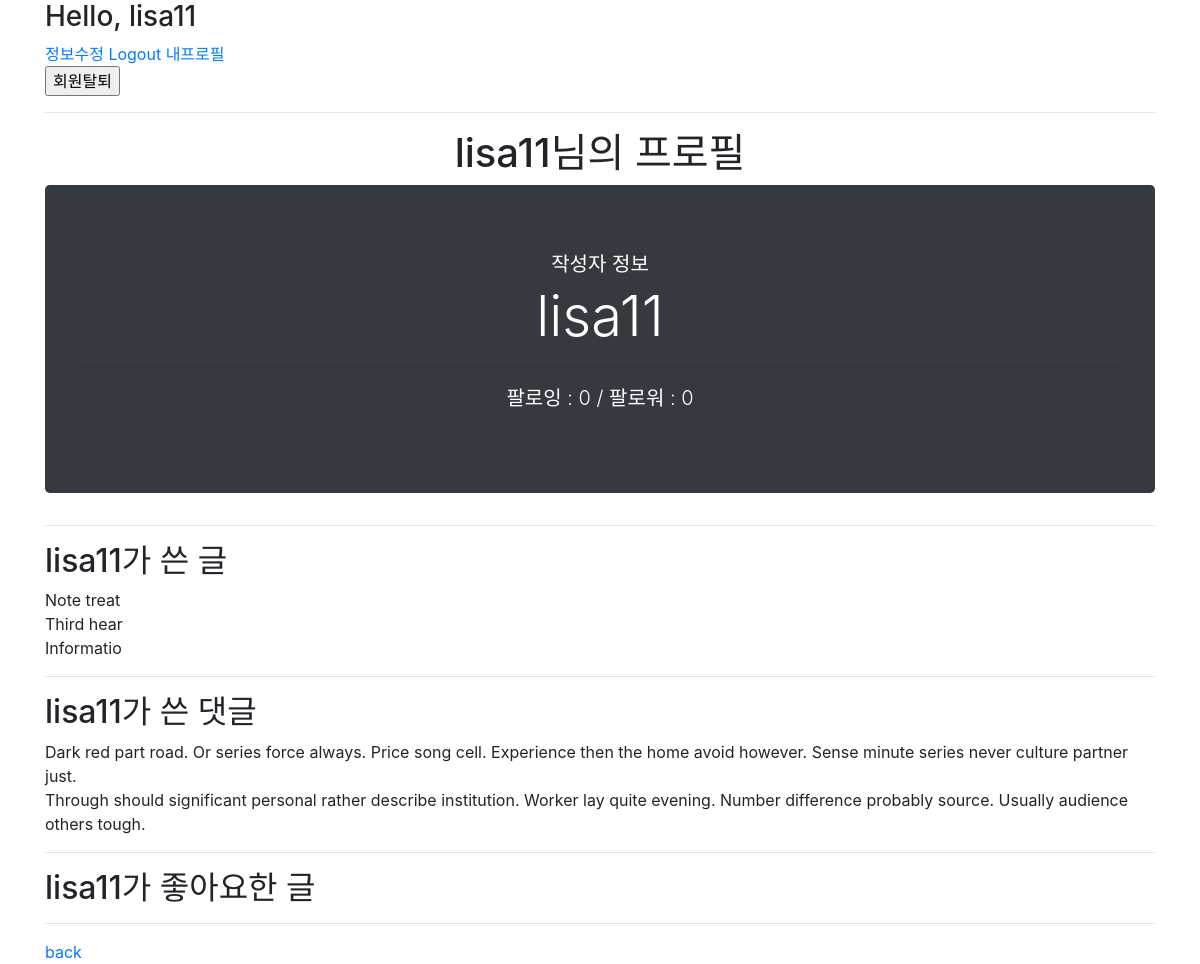
/accounts/lisa11/ (signed in), run on the app's committed database.
### accounts/models.py (models this page shows)
class User(AbstractUser):
    followers = models.ManyToManyField('self', symmetrical=False, related_name='followings')

### articles/models.py (models this page shows, shortened)
class Article(models.Model): # 상속
    title = models.CharField(max_length=10)
    content = models.TextField()
    created_at = models.DateTimeField(auto_now_add=True)
    updated_at = models.DateTimeField(auto_now=True)
    user = models.ForeignKey(settings.AUTH_USER_MODEL, on_delete=models.CASCADE)
    like_users = models.ManyToManyField(settings.AUTH_USER_MODEL, related_name='like_articles')

class Comment(models.Model):
    article = models.ForeignKey(Article, on_delete=models.CASCADE)
    user = models.ForeignKey(settings.AUTH_USER_MODEL, on_delete=models.CASCADE)
    content = models.CharField(max_length=200)
    created_at = models.DateTimeField(auto_now_add=True)
    updated_at = models.DateTimeField(auto_now=True)

### accounts/views.py (the view)
# urls.py: path('<username>/', views.profile, name='profile'),
@login_required
def profile(request, username):
    person = get_object_or_404(get_user_model(), username=username)
    context = {
        'person': person,
    }
    return render(request, 'accounts/profile.html', context)

### accounts/templates/accounts/profile.html (shortened to what this page needs)
{% extends 'base.html' %}
{% block content %}
<h1 class="text-center">{{ person.username }}님의 프로필</h1>
{% include 'accounts/_follow.html' %}
<hr>
<h2>{{ person.username }}가 쓴 글</h2>
{% for article in person.article_set.all %}
  <div>{{ article.title }}</div>
{% endfor %}
<hr>
<h2>{{ person.username }}가 쓴 댓글</h2>
{% for comment in person.comment_set.all %}
  <div>{{ comment.content }}</div>
{% endfor %}
<hr>
<h2>{{ person.username }}가 좋아요한 글</h2>
<hr>
<a href="{% url 'articles:index' %}">back</a>
{% endblock  %}

### crud/templates/base.html (shortened to what this page needs)
<!DOCTYPE html>
<html lang="en">
<head>
  <link rel="stylesheet" href="https://stackpath.bootstrapcdn.com/bootstrap/4.5.2/css/bootstrap.min.css">
</head>
<body>
  <div class="container">
    {% if request.user.is_authenticated %}
      <h3>Hello, {{ user.username }}</h3>
      <a href="{% url 'accounts:update' %}">정보수정</a>
      <a href="{% url 'accounts:logout' %}">Logout</a>
      <a href="{% url 'accounts:profile' request.user.username %}">내프로필</a>
      <form action="{% url 'accounts:delete' %}" method="POST">
        <input type="submit" value="회원탈퇴">
      </form>
    {% else %}
      <a href="{% url 'accounts:login' %}">Login</a>
      <a href="{% url 'accounts:signup' %}">Signup</a>
    {% endif %}
    <hr>
    {% block content %}
    {% endblock %}
  </div>
</body>
</html>

### accounts/templates/accounts/_follow.html (shortened to what this page needs)
<div class="jumbotron text-center text-white bg-dark">
  <p class="lead mb-1">작성자 정보</p>
  <h1 class="display-4">{{ person.username }}</h1>
  <hr>
  {% with followings=person.followings.all followers=person.followers.all %}
    <p class="lead">
      <span id="following-count">팔로잉 : {{ followings|length }}</span>
      <span id="follow-count-{{ person.pk }}">/ 팔로워 : {{ followers|length }}</span>
    </p>
  {% endwith %}
</div>

### data on the page
User: username "lisa11"
Article: title "Note treat"
Article: title "Third hear"
Article: title "Informatio"
Comment: content "Dark red part road. Or series force always. Price song cell. Experience then the home avoid however. Sense minute series never culture partner just."
Comment: content "Through should significant personal rather describe institution. Worker lay quite evening. Number difference probably source. Usually audience others tough."

### other printed values
{{ followings|length }} "0"
{{ followers|length }} "0"
